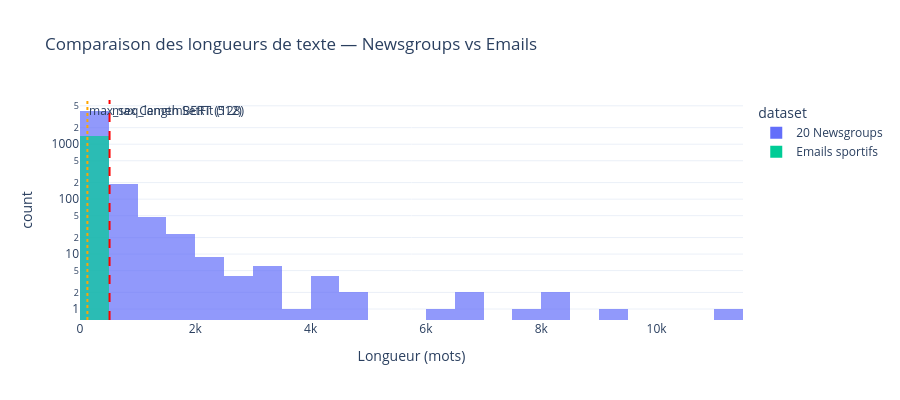

Notebook source saved alongside this figure:
### Markdown cell above
---
## 3. Comparaison des deux datasets

Les deux datasets ont des profils très différents qui vont influencer les résultats.

### Code cell
# Comparaison des longueurs
train_ng['dataset'] = '20 Newsgroups'
train_em['n_tokens_approx'] = train_em['text'].str.split().str.len()
train_em['dataset'] = 'Emails sportifs'

compare = pd.concat([
    train_ng[['n_tokens_approx', 'dataset']],
    train_em[['n_tokens_approx', 'dataset']]
])

fig = px.histogram(
    compare, x='n_tokens_approx', color='dataset',
    barmode='overlay', opacity=0.7,
    nbins=50, log_y=True,
    title='Comparaison des longueurs de texte — Newsgroups vs Emails',
    labels={'n_tokens_approx': 'Longueur (mots)', 'count': 'Fréquence (log)'},
    color_discrete_sequence=['#636EFA', '#00CC96'],
    template=TEMPLATE,
)
fig.add_vline(x=128, line_dash='dot', line_color='orange',
              annotation_text='max_seq_length SetFit (128)')
fig.add_vline(x=512, line_dash='dash', line_color='red',
              annotation_text='max CamemBERT (512)')
fig.update_layout(height=400)
fig.show()

### Figure 1 — Plotly figure (JSON) as saved in the notebook; plotly's stock layout.template omitted (floating-point values rounded to 4 significant figures; data arrays with more than 128 entries replaced by an {"elided": "..."} marker saying what was removed)
{"data": [{"bingroup": "x", "hovertemplate": "dataset=20 Newsgroups<br>Longueur (mots)=%{x}<br>count=%{y}<extra></extra>", "legendgroup": "20 Newsgroups", "marker": {"color": "#636EFA", "opacity": 0.7, "pattern": {"shape": ""}}, "name": "20 Newsgroups", "nbinsx": 50, "orientation": "v", "showlegend": true, "type": "histogram", "x": {"elided": "4310 int values"}, "xaxis": "x", "yaxis": "y"}, {"bingroup": "x", "hovertemplate": "dataset=Emails sportifs<br>Longueur (mots)=%{x}<br>count=%{y}<extra></extra>", "legendgroup": "Emails sportifs", "marker": {"color": "#00CC96", "opacity": 0.7, "pattern": {"shape": ""}}, "name": "Emails sportifs", "nbinsx": 50, "orientation": "v", "showlegend": true, "type": "histogram", "x": {"elided": "1440 int values"}, "xaxis": "x", "yaxis": "y"}], "layout": {"annotations": [{"showarrow": false, "text": "max_seq_length SetFit (128)", "x": 128, "xanchor": "left", "xref": "x", "y": 1, "yanchor": "top", "yref": "y domain"}, {"showarrow": false, "text": "max CamemBERT (512)", "x": 512, "xanchor": "left", "xref": "x", "y": 1, "yanchor": "top", "yref": "y domain"}], "barmode": "overlay", "height": 400, "legend": {"title": {"text": "dataset"}, "tracegroupgap": 0}, "shapes": [{"line": {"color": "orange", "dash": "dot"}, "type": "line", "x0": 128, "x1": 128, "xref": "x", "y0": 0, "y1": 1, "yref": "y domain"}, {"line": {"color": "red", "dash": "dash"}, "type": "line", "x0": 512, "x1": 512, "xref": "x", "y0": 0, "y1": 1, "yref": "y domain"}], "title": {"text": "Comparaison des longueurs de texte — Newsgroups vs Emails"}, "xaxis": {"anchor": "y", "domain": [0.0, 1.0], "title": {"text": "Longueur (mots)"}}, "yaxis": {"anchor": "x", "domain": [0.0, 1.0], "title": {"text": "count"}, "type": "log"}}}
